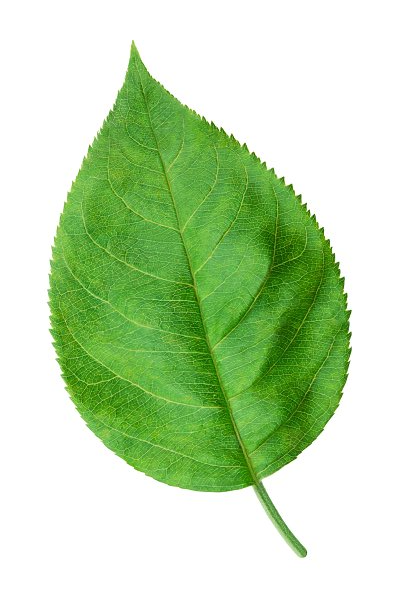
#> input picture HW12/images/apple/1.jpg, 400 x 600 px; its folder holds only this picture in this run
$ jupyter execute --allow-errors HW12.ipynb   (shell and % lines are left out)
#> lines starting #> are read from the running program, lines starting #| are printed output that depends on the picture; after the words box and inside, x2 and y2 are one past the last pixel; in counts of white or black regions, pixels touching at a corner belong together
#> further down, image is the input picture: shape (600, 400, 3); mean B, G, R 176.3, 219, 191.3
# HomeWork 12

**DeadLine : 23:59 27 Azar 1399**

**Total points : 100pts**

Import some prerequisites:

[cell 1]
import cv2
import numpy as np
import matplotlib.pyplot as plt
# from sklearn.svm import LinearSVC
# import pandas as pd
# import seaborn as sn
import os
import time

Run this cell for plotting.

[cell 2]
# [32 lines left out: function plotter, not called in this run]

Run this cell for plotting evaluation.

[cell 3]
from sklearn.metrics import accuracy_score,confusion_matrix
# [21 lines left out: function evaluation, not called in this run]

# PART 3

Here is for your helper functions(optional)

Classify images with HOG.

[cell 4]
# [22 lines left out: function classify_hog, not called in this run]

Classify images using shape descriptors.

[cell 5]
# [22 lines left out: function classify_shape_desc, not called in this run]

Implement LBP here:

[cell 6]
# [17 lines left out: function LBP, not called in this run]

Classify images using your LBP.

[cell 7]
# [22 lines left out: function classify_your_lbp, not called in this run]

Classify images using Scikit-Image LBP.

[cell 8]
# [22 lines left out: function classify_skimage_lbp, not called in this run]

Test your implementation (don't change this cell).

#> (a cell that did not finish here is left out)

# PART 4

#### Use shape and geometrical features to classify two kinds of leaves.

Here is for your helper functions(optional)

Implement your code here.

[cell 10]
def classify_leaf(image):
    '''
    Classifies the input image to only two classes of leaves.

    Parameters:
        image (numpy.ndarray): The input image.

    Returns:
        int: The class of the image. 1 == apple, 0 == linden
    '''

    leaf_type = 0

    img =  cv2.cvtColor(image, cv2.COLOR_BGR2GRAY)
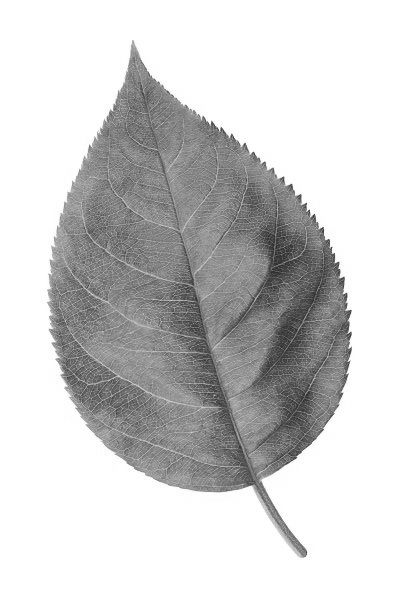
#> img: shape (600, 400); min 39, max 255, mean 205.8

    ret,thresh = cv2.threshold(img,235,255,0)
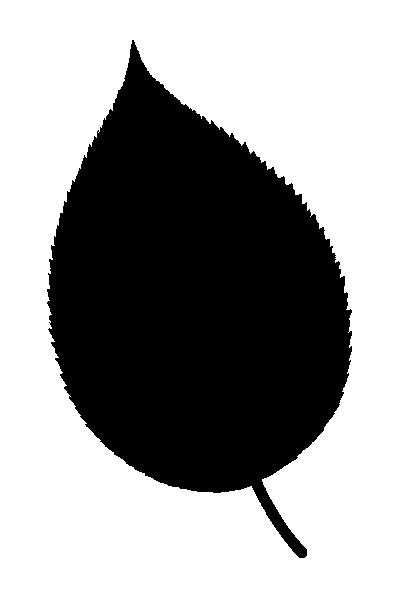
#> thresh: shape (600, 400); 61.5% white; 1 black region, box (x1, y1, x2, y2) and area: (47, 40, 352, 558) 92494
    thresh = 255 - thresh
#> thresh: shape (600, 400); 38.5% white; 1 white region
    contours,hierarchy = cv2.findContours(thresh, 1, 2)
#> contours = 5 contours, 4 with area under 20; largest, box (x1, y1, x2, y2) and area: (47, 40, 352, 558) 91784
    m_len = 0
    cnt = None
    for contour in contours:
        if len(contour) > m_len:
            m_len = len(contour)
            cnt = contour
#> this loop made 5 passes
#> (m_len, cnt) on pass 1: (4, [[69, 396], [70, 395], [71, 396], [70, 397]])
#> m_len on pass 5: 823
#> after the loop, cnt = contour of 823 points, box (x1, y1, x2, y2) (47, 40, 352, 558), area 91784; m_len = 823

    epsilon = 0.01*cv2.arcLength(cnt,True)
#> epsilon = 16.82
    approx = cv2.approxPolyDP(cnt,epsilon,True)
#> approx = contour of 10 points, box (x1, y1, x2, y2) (51, 40, 345, 558), area 90002

    leftmost = approx[:,:,0].argmin()
#> leftmost = 1
    approx = np.concatenate((approx[:leftmost], approx[leftmost+1:]), axis=0)
#> approx = contour of 9 points, box (x1, y1, x2, y2) (64, 40, 345, 558), area 82878
    rightmost = approx[:,:,0].argmax()
#> rightmost = 7
    approx = np.concatenate((approx[:rightmost], approx[rightmost+1:]), axis=0)
#> approx = [[132, 40], [64, 388], [145, 475], [251, 485], [304, 557], [261, 479], [339, 404], [301, 194]]
    topmost = approx[:,:,1].argmin()
#> topmost = 0
    approx = np.concatenate((approx[:topmost], approx[topmost+1:]), axis=0)
#> approx = [[64, 388], [145, 475], [251, 485], [304, 557], [261, 479], [339, 404], [301, 194]]
    bottommost = approx[:,:,1].argmax()
#> bottommost = 3
    approx = np.concatenate((approx[:bottommost], approx[bottommost+1:]), axis=0)
#> approx = [[64, 388], [145, 475], [251, 485], [261, 479], [339, 404], [301, 194]]


    k = cv2.isContourConvex(approx)
#> k = True
#> `leaf_type = classify_leaf(image)`: leaf_type = 1

    if k:
        leaf_type = 1

    return leaf_type

Test your implementation (don't change this cell).

[cell 11]
image_list = []
error = 0
#> (the rest of this cell did not finish here and is left out)
